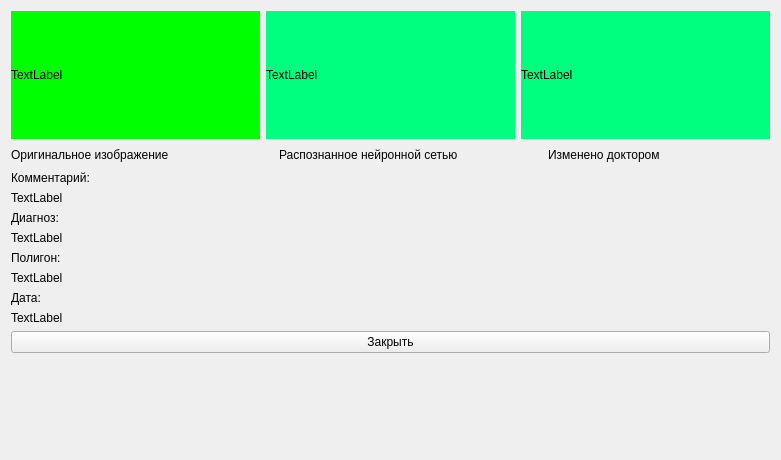
<?xml version="1.0" encoding="UTF-8"?>
<ui version="4.0">
 <class>Form</class>
 <widget class="QWidget" name="Form">
  <property name="geometry">
   <rect>
    <x>0</x>
    <y>0</y>
    <width>781</width>
    <height>460</height>
   </rect>
  </property>
  <property name="windowTitle">
   <string>Form</string>
  </property>
  <layout class="QVBoxLayout" name="verticalLayout">
   <item>
    <layout class="QHBoxLayout" name="horizontalLayout">
     <item>
      <widget class="QLabel" name="image_original">
       <property name="minimumSize">
        <size>
         <width>128</width>
         <height>128</height>
        </size>
       </property>
       <property name="maximumSize">
        <size>
         <width>256</width>
         <height>256</height>
        </size>
       </property>
       <property name="styleSheet">
        <string notr="true">background-color: rgb(0, 255, 0);</string>
       </property>
       <property name="text">
        <string>TextLabel</string>
       </property>
      </widget>
     </item>
     <item>
      <widget class="QLabel" name="image_predict">
       <property name="minimumSize">
        <size>
         <width>128</width>
         <height>128</height>
        </size>
       </property>
       <property name="maximumSize">
        <size>
         <width>256</width>
         <height>256</height>
        </size>
       </property>
       <property name="styleSheet">
        <string notr="true">background-color: rgb(0, 255, 127);</string>
       </property>
       <property name="text">
        <string>TextLabel</string>
       </property>
      </widget>
     </item>
     <item>
      <widget class="QLabel" name="image_predict_edit_doctor">
       <property name="minimumSize">
        <size>
         <width>128</width>
         <height>128</height>
        </size>
       </property>
       <property name="maximumSize">
        <size>
         <width>256</width>
         <height>256</height>
        </size>
       </property>
       <property name="styleSheet">
        <string notr="true">background-color: rgb(0, 255, 127);</string>
       </property>
       <property name="text">
        <string>TextLabel</string>
       </property>
      </widget>
     </item>
    </layout>
   </item>
   <item>
    <layout class="QHBoxLayout" name="horizontalLayout_2">
     <property name="topMargin">
      <number>0</number>
     </property>
     <item>
      <layout class="QHBoxLayout" name="horizontalLayout_3">
       <property name="topMargin">
        <number>0</number>
       </property>
       <item>
        <widget class="QLabel" name="label_6">
         <property name="text">
          <string>Оригинальное изображение</string>
         </property>
        </widget>
       </item>
       <item>
        <spacer name="horizontalSpacer_3">
         <property name="orientation">
          <enum>Qt::Horizontal</enum>
         </property>
         <property name="sizeType">
          <enum>QSizePolicy::Preferred</enum>
         </property>
         <property name="sizeHint" stdset="0">
          <size>
           <width>40</width>
           <height>20</height>
          </size>
         </property>
        </spacer>
       </item>
       <item>
        <widget class="QLabel" name="label_4">
         <property name="text">
          <string>Распознанное нейронной сетью</string>
         </property>
        </widget>
       </item>
       <item>
        <spacer name="horizontalSpacer_4">
         <property name="orientation">
          <enum>Qt::Horizontal</enum>
         </property>
         <property name="sizeType">
          <enum>QSizePolicy::Preferred</enum>
         </property>
         <property name="sizeHint" stdset="0">
          <size>
           <width>40</width>
           <height>20</height>
          </size>
         </property>
        </spacer>
       </item>
       <item>
        <widget class="QLabel" name="label_7">
         <property name="text">
          <string>Изменено доктором</string>
         </property>
        </widget>
       </item>
      </layout>
     </item>
    </layout>
   </item>
   <item>
    <layout class="QVBoxLayout" name="verticalLayout_2">
     <item>
      <widget class="QLabel" name="label">
       <property name="sizePolicy">
        <sizepolicy hsizetype="Preferred" vsizetype="Maximum">
         <horstretch>0</horstretch>
         <verstretch>0</verstretch>
        </sizepolicy>
       </property>
       <property name="text">
        <string>Комментарий:</string>
       </property>
      </widget>
     </item>
     <item>
      <widget class="QLabel" name="label_comment">
       <property name="text">
        <string>TextLabel</string>
       </property>
      </widget>
     </item>
     <item>
      <widget class="QLabel" name="label_3">
       <property name="sizePolicy">
        <sizepolicy hsizetype="Preferred" vsizetype="Maximum">
         <horstretch>0</horstretch>
         <verstretch>0</verstretch>
        </sizepolicy>
       </property>
       <property name="text">
        <string>Диагноз:</string>
       </property>
      </widget>
     </item>
     <item>
      <widget class="QLabel" name="label_dianosis">
       <property name="text">
        <string>TextLabel</string>
       </property>
      </widget>
     </item>
     <item>
      <widget class="QLabel" name="label_5">
       <property name="sizePolicy">
        <sizepolicy hsizetype="Preferred" vsizetype="Maximum">
         <horstretch>0</horstretch>
         <verstretch>0</verstretch>
        </sizepolicy>
       </property>
       <property name="text">
        <string>Полигон:</string>
       </property>
      </widget>
     </item>
     <item>
      <widget class="QLabel" name="label_polygon">
       <property name="text">
        <string>TextLabel</string>
       </property>
      </widget>
     </item>
     <item>
      <widget class="QLabel" name="label_2">
       <property name="sizePolicy">
        <sizepolicy hsizetype="Preferred" vsizetype="Maximum">
         <horstretch>0</horstretch>
         <verstretch>0</verstretch>
        </sizepolicy>
       </property>
       <property name="text">
        <string>Дата:</string>
       </property>
      </widget>
     </item>
     <item>
      <widget class="QLabel" name="label_date">
       <property name="text">
        <string>TextLabel</string>
       </property>
      </widget>
     </item>
    </layout>
   </item>
   <item>
    <widget class="QPushButton" name="button_close">
     <property name="text">
      <string>Закрыть</string>
     </property>
    </widget>
   </item>
   <item>
    <spacer name="verticalSpacer">
     <property name="orientation">
      <enum>Qt::Vertical</enum>
     </property>
     <property name="sizeHint" stdset="0">
      <size>
       <width>20</width>
       <height>40</height>
      </size>
     </property>
    </spacer>
   </item>
  </layout>
 </widget>
 <resources/>
 <connections/>
</ui>
